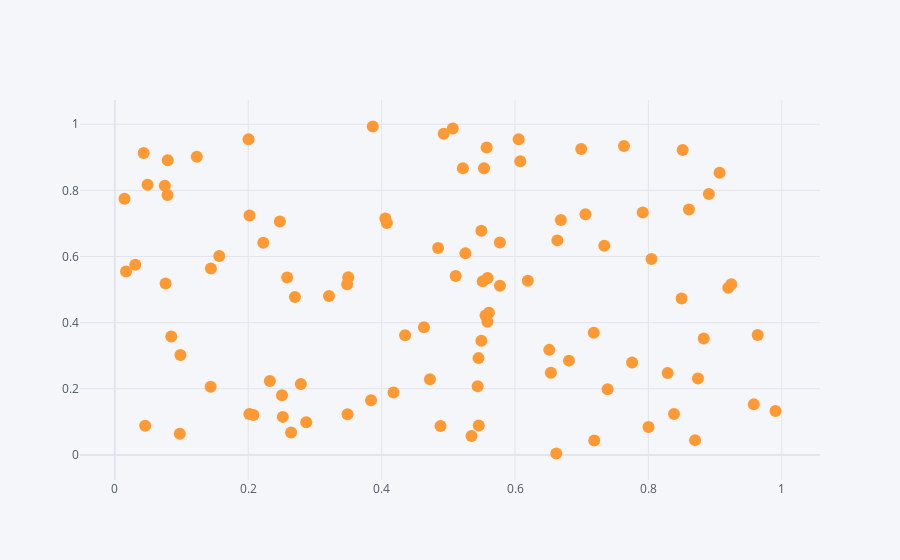

Notebook code for this chart:
### Code cell
df.iplot(x="A", y="B",mode= "markers")
